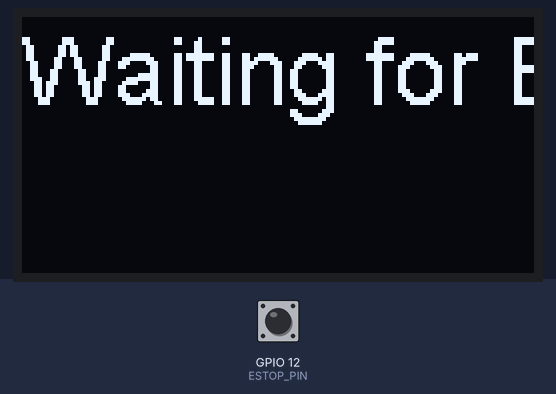
The sketch below on a simulated ESP32. Parts: 128×64 one-colour display. Inputs (shaded band) come from the test bench; at power-on: GPIO 12 (ESTOP_PIN) LOW. What the sketch prints to the serial monitor is not drawn.

Above: at 1.2 s.
1.3 s: GPIO 12 (ESTOP_PIN) pulled HIGH for 0.15 s
At 1.7 s:
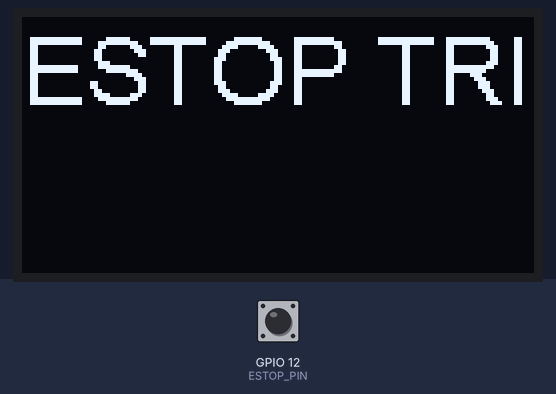
Timing chart, 0 to 4.3 s (numbered marks = the images above; inputs shaded):
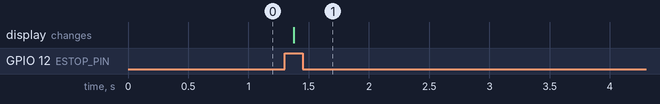

Measured:
- after the input at 1.3 s, the display: changes after 0.07 s (image 1)

The sketch:

Paradigm_IGVC_ESTOP_Tx.ino
```cpp
// (licence header left out)
#include "heltec.h"

// On ESP32 we *should* be able to run an interrupt off any pin
// Picking GPIO12 mostly at random, was gonna use 38 but 36-39 are coupled with 270pF caps for some reason and the board mod seemed unnecessary
// GPIO12 comes out on the 16th pin of JP3
#define ESTOP_PIN 12

// Band for the LoRa, this must be the same for both modules or you're gonna have a bad time
#define BAND 868E6

// This should never matter because the ESTOP will only be triggered once per power cycle
// but I put in software debouncing because I have some amount of pride in my work
#define DEBOUNCE_TIME 100

// Used for debouncing
unsigned long lastInterruptTime = 0;

// Flag to send a packet, flipped by ISR
bool sendEstop = false;

// ISR to run when ESTOP is pressed
// Flagged as IRAM_ATTR, to tell the compiler
// to put this in the internal RAM, not flash (makes it faster)
void IRAM_ATTR estopPressedISR () {
  // quick check for debouncing purposes, feel free
  // to scrap this if it's causing issues (will just open you
  // up to switch bounce, but that shouldn't be an issue anyways
  if (millis() - lastInterruptTime > DEBOUNCE_TIME) {
    // set a flag, we can't go sending a packet in an ISR
    // that would be unseemly
    sendEstop = true;
  }

  // If removing debouncing, just uncomment this line and delete the rest of the ISR
  // sendEstop = true;
}

void setup () {
  pinMode(ESTOP_PIN, INPUT);

  // there's likely no one listening to this but for debug it may be useful
  Serial.begin(9600);

  // according to https://lastminuteengineers.com/handling-esp32-gpio-interrupts-tutorial/ we don't
  // need to use the Arduino digitalPinToInterrupt() function here, just give the GPIO number
  attachInterrupt(ESTOP_PIN, estopPressedISR, RISING);

  // set up the weird library for this weird Chinese thing y'all went and bought
  // this line is ripped verbatim from the LED control example provided by the manufacturer
  // also, their code calls the second arguemtn "LoRa Disable," but in the library source code it's called "LoRa Enable" which makes more sense
  // I will assume the latter is correct
  Heltec.begin(false /*DisplayEnable Enable*/, true /*Heltec.LoRa Disable*/, true /*Serial Enable*/, true /*PABOOST Enable*/, BAND /*long BAND*/);
  LoRa.setTxPower(14, RF_PACONFIG_PASELECT_PABOOST); // also taken verbatim, I have no clue what this does

  // set up the OLED because it's there, might as well use it
  // initialization steps taken from the OLED examples from HelTec
  Heltec.display->init();
  Heltec.display->setFont(ArialMT_Plain_24);
  Heltec.display->drawString(0, 0, "Waiting for ESTOP...");
  Heltec.display->display();
}

void loop () {
  if (sendEstop) {
    Serial.println("ESTOP TRIGGERED! Sending packet...");

    // send a packet to the other LoRa
    LoRa.beginPacket();
    LoRa.print("ESTOP");
    LoRa.endPacket();

    // reset the flag
    sendEstop = false;

    // update the display
    Heltec.display->clear();
    Heltec.display->drawString(0, 0, "ESTOP TRIGGERED!");
    Heltec.display->display();

    Serial.println("Packet sent.");
  }

  // idle while we wait for ESTOP to be triggered
  delay(10);
}
```
